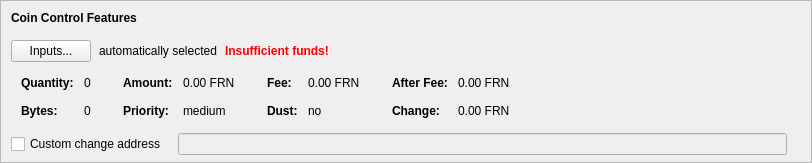
    <widget class="QFrame" name="frameCoinControl">
     <property name="sizePolicy">
      <sizepolicy hsizetype="Expanding" vsizetype="Expanding">
       <horstretch>0</horstretch>
       <verstretch>0</verstretch>
      </sizepolicy>
     </property>
     <property name="maximumSize">
      <size>
       <width>16777215</width>
       <height>16777215</height>
      </size>
     </property>
     <property name="frameShape">
      <enum>QFrame::StyledPanel</enum>
     </property>
     <property name="frameShadow">
      <enum>QFrame::Sunken</enum>
     </property>
     <layout class="QVBoxLayout" name="verticalLayoutCoinControl2">
      <property name="spacing">
       <number>0</number>
      </property>
      <property name="leftMargin">
       <number>0</number>
      </property>
      <property name="topMargin">
       <number>0</number>
      </property>
      <property name="rightMargin">
       <number>0</number>
      </property>
      <property name="bottomMargin">
       <number>6</number>
      </property>
      <item>
       <layout class="QVBoxLayout" name="verticalLayoutCoinControl" stretch="0,0,0,0,1">
        <property name="spacing">
         <number>0</number>
        </property>
        <property name="leftMargin">
         <number>10</number>
        </property>
        <property name="topMargin">
         <number>10</number>
        </property>
        <item>
         <layout class="QHBoxLayout" name="horizontalLayoutCoinControl1">
          <property name="bottomMargin">
           <number>15</number>
          </property>
          <item>
           <widget class="QLabel" name="labelCoinControlFeatures">
            <property name="sizePolicy">
             <sizepolicy hsizetype="Preferred" vsizetype="Maximum">
              <horstretch>0</horstretch>
              <verstretch>0</verstretch>
             </sizepolicy>
            </property>
            <property name="font">
             <font>
              <weight>75</weight>
              <bold>true</bold>
             </font>
            </property>
            <property name="styleSheet">
             <string notr="true">font-weight:bold;</string>
            </property>
            <property name="text">
             <string>Coin Control Features</string>
            </property>
           </widget>
          </item>
         </layout>
        </item>
        <item>
         <layout class="QHBoxLayout" name="horizontalLayoutCoinControl2" stretch="0,0,0,0">
          <property name="spacing">
           <number>8</number>
          </property>
          <property name="bottomMargin">
           <number>10</number>
          </property>
          <item>
           <widget class="QPushButton" name="pushButtonCoinControl">
            <property name="styleSheet">
             <string notr="true"/>
            </property>
            <property name="text">
             <string>Inputs...</string>
            </property>
            <property name="autoDefault">
             <bool>false</bool>
            </property>
           </widget>
          </item>
          <item>
           <widget class="QLabel" name="labelCoinControlAutomaticallySelected">
            <property name="text">
             <string>automatically selected</string>
            </property>
            <property name="margin">
             <number>5</number>
            </property>
           </widget>
          </item>
          <item>
           <widget class="QLabel" name="labelCoinControlInsuffFunds">
            <property name="font">
             <font>
              <weight>75</weight>
              <bold>true</bold>
             </font>
            </property>
            <property name="styleSheet">
             <string notr="true">color:red;font-weight:bold;</string>
            </property>
            <property name="text">
             <string>Insufficient funds!</string>
            </property>
            <property name="margin">
             <number>5</number>
            </property>
           </widget>
          </item>
          <item>
           <spacer name="horizontalSpacerCoinControl">
            <property name="orientation">
             <enum>Qt::Horizontal</enum>
            </property>
            <property name="sizeHint" stdset="0">
             <size>
              <width>40</width>
              <height>1</height>
             </size>
            </property>
           </spacer>
          </item>
         </layout>
        </item>
        <item>
         <widget class="QWidget" name="widgetCoinControl" native="true">
          <property name="sizePolicy">
           <sizepolicy hsizetype="Preferred" vsizetype="Preferred">
            <horstretch>0</horstretch>
            <verstretch>0</verstretch>
           </sizepolicy>
          </property>
          <property name="minimumSize">
           <size>
            <width>0</width>
            <height>0</height>
           </size>
          </property>
          <property name="styleSheet">
           <string notr="true"/>
          </property>
          <layout class="QHBoxLayout" name="horizontalLayoutCoinControl5">
           <property name="leftMargin">
            <number>0</number>
           </property>
           <property name="topMargin">
            <number>0</number>
           </property>
           <property name="rightMargin">
            <number>0</number>
           </property>
           <property name="bottomMargin">
            <number>0</number>
           </property>
           <item>
            <layout class="QHBoxLayout" name="horizontalLayoutCoinControl3" stretch="0,0,0,1">
             <property name="spacing">
              <number>20</number>
             </property>
             <property name="topMargin">
              <number>0</number>
             </property>
             <property name="bottomMargin">
              <number>10</number>
             </property>
             <item>
              <layout class="QFormLayout" name="formLayoutCoinControl1">
               <property name="horizontalSpacing">
                <number>10</number>
               </property>
               <property name="verticalSpacing">
                <number>14</number>
               </property>
               <property name="leftMargin">
                <number>10</number>
               </property>
               <property name="topMargin">
                <number>4</number>
               </property>
               <property name="rightMargin">
                <number>6</number>
               </property>
               <item row="0" column="0">
                <widget class="QLabel" name="labelCoinControlQuantityText">
                 <property name="font">
                  <font>
                   <weight>75</weight>
                   <bold>true</bold>
                  </font>
                 </property>
                 <property name="text">
                  <string>Quantity:</string>
                 </property>
                 <property name="margin">
                  <number>0</number>
                 </property>
                </widget>
               </item>
               <item row="0" column="1">
                <widget class="QLabel" name="labelCoinControlQuantity">
                 <property name="cursor">
                  <cursorShape>IBeamCursor</cursorShape>
                 </property>
                 <property name="contextMenuPolicy">
                  <enum>Qt::ActionsContextMenu</enum>
                 </property>
                 <property name="text">
                  <string notr="true">0</string>
                 </property>
                 <property name="margin">
                  <number>0</number>
                 </property>
                 <property name="textInteractionFlags">
                  <set>Qt::LinksAccessibleByMouse|Qt::TextSelectableByKeyboard|Qt::TextSelectableByMouse</set>
                 </property>
                </widget>
               </item>
               <item row="1" column="0">
                <widget class="QLabel" name="labelCoinControlBytesText">
                 <property name="font">
                  <font>
                   <weight>75</weight>
                   <bold>true</bold>
                  </font>
                 </property>
                 <property name="text">
                  <string>Bytes:</string>
                 </property>
                </widget>
               </item>
               <item row="1" column="1">
                <widget class="QLabel" name="labelCoinControlBytes">
                 <property name="cursor">
                  <cursorShape>IBeamCursor</cursorShape>
                 </property>
                 <property name="contextMenuPolicy">
                  <enum>Qt::ActionsContextMenu</enum>
                 </property>
                 <property name="text">
                  <string notr="true">0</string>
                 </property>
                 <property name="textInteractionFlags">
                  <set>Qt::LinksAccessibleByMouse|Qt::TextSelectableByKeyboard|Qt::TextSelectableByMouse</set>
                 </property>
                </widget>
               </item>
              </layout>
             </item>
             <item>
              <layout class="QFormLayout" name="formLayoutCoinControl2">
               <property name="horizontalSpacing">
                <number>10</number>
               </property>
               <property name="verticalSpacing">
                <number>14</number>
               </property>
               <property name="leftMargin">
                <number>6</number>
               </property>
               <property name="topMargin">
                <number>4</number>
               </property>
               <property name="rightMargin">
                <number>6</number>
               </property>
               <item row="0" column="0">
                <widget class="QLabel" name="labelCoinControlAmountText">
                 <property name="font">
                  <font>
                   <weight>75</weight>
                   <bold>true</bold>
                  </font>
                 </property>
                 <property name="text">
                  <string>Amount:</string>
                 </property>
                 <property name="margin">
                  <number>0</number>
                 </property>
                </widget>
               </item>
               <item row="0" column="1">
                <widget class="QLabel" name="labelCoinControlAmount">
                 <property name="cursor">
                  <cursorShape>IBeamCursor</cursorShape>
                 </property>
                 <property name="contextMenuPolicy">
                  <enum>Qt::ActionsContextMenu</enum>
                 </property>
                 <property name="text">
                  <string notr="true">0.00 FRN</string>
                 </property>
                 <property name="textInteractionFlags">
                  <set>Qt::LinksAccessibleByMouse|Qt::TextSelectableByKeyboard|Qt::TextSelectableByMouse</set>
                 </property>
                </widget>
               </item>
               <item row="1" column="0">
                <widget class="QLabel" name="labelCoinControlPriorityText">
                 <property name="font">
                  <font>
                   <weight>75</weight>
                   <bold>true</bold>
                  </font>
                 </property>
                 <property name="text">
                  <string>Priority:</string>
                 </property>
                </widget>
               </item>
               <item row="1" column="1">
                <widget class="QLabel" name="labelCoinControlPriority">
                 <property name="cursor">
                  <cursorShape>IBeamCursor</cursorShape>
                 </property>
                 <property name="contextMenuPolicy">
                  <enum>Qt::ActionsContextMenu</enum>
                 </property>
                 <property name="text">
                  <string notr="true">medium</string>
                 </property>
                 <property name="textInteractionFlags">
                  <set>Qt::LinksAccessibleByMouse|Qt::TextSelectableByKeyboard|Qt::TextSelectableByMouse</set>
                 </property>
                </widget>
               </item>
              </layout>
             </item>
             <item>
              <layout class="QFormLayout" name="formLayoutCoinControl3">
               <property name="horizontalSpacing">
                <number>10</number>
               </property>
               <property name="verticalSpacing">
                <number>14</number>
               </property>
               <property name="leftMargin">
                <number>6</number>
               </property>
               <property name="topMargin">
                <number>4</number>
               </property>
               <property name="rightMargin">
                <number>6</number>
               </property>
               <item row="0" column="0">
                <widget class="QLabel" name="labelCoinControlFeeText">
                 <property name="font">
                  <font>
                   <weight>75</weight>
                   <bold>true</bold>
                  </font>
                 </property>
                 <property name="text">
                  <string>Fee:</string>
                 </property>
                 <property name="margin">
                  <number>0</number>
                 </property>
                </widget>
               </item>
               <item row="0" column="1">
                <widget class="QLabel" name="labelCoinControlFee">
                 <property name="cursor">
                  <cursorShape>IBeamCursor</cursorShape>
                 </property>
                 <property name="contextMenuPolicy">
                  <enum>Qt::ActionsContextMenu</enum>
                 </property>
                 <property name="text">
                  <string notr="true">0.00 FRN</string>
                 </property>
                 <property name="textInteractionFlags">
                  <set>Qt::LinksAccessibleByMouse|Qt::TextSelectableByKeyboard|Qt::TextSelectableByMouse</set>
                 </property>
                </widget>
               </item>
               <item row="1" column="0">
                <widget class="QLabel" name="labelCoinControlLowOutputText">
                 <property name="font">
                  <font>
                   <weight>75</weight>
                   <bold>true</bold>
                  </font>
                 </property>
                 <property name="text">
                  <string>Dust:</string>
                 </property>
                </widget>
               </item>
               <item row="1" column="1">
                <widget class="QLabel" name="labelCoinControlLowOutput">
                 <property name="cursor">
                  <cursorShape>IBeamCursor</cursorShape>
                 </property>
                 <property name="contextMenuPolicy">
                  <enum>Qt::ActionsContextMenu</enum>
                 </property>
                 <property name="text">
                  <string notr="true">no</string>
                 </property>
                 <property name="textInteractionFlags">
                  <set>Qt::LinksAccessibleByMouse|Qt::TextSelectableByKeyboard|Qt::TextSelectableByMouse</set>
                 </property>
                </widget>
               </item>
              </layout>
             </item>
             <item>
              <layout class="QFormLayout" name="formLayoutCoinControl4">
               <property name="horizontalSpacing">
                <number>10</number>
               </property>
               <property name="verticalSpacing">
                <number>14</number>
               </property>
               <property name="leftMargin">
                <number>6</number>
               </property>
               <property name="topMargin">
                <number>4</number>
               </property>
               <property name="rightMargin">
                <number>6</number>
               </property>
               <item row="0" column="0">
                <widget class="QLabel" name="labelCoinControlAfterFeeText">
                 <property name="font">
                  <font>
                   <weight>75</weight>
                   <bold>true</bold>
                  </font>
                 </property>
                 <property name="text">
                  <string>After Fee:</string>
                 </property>
                 <property name="margin">
                  <number>0</number>
                 </property>
                </widget>
               </item>
               <item row="0" column="1">
                <widget class="QLabel" name="labelCoinControlAfterFee">
                 <property name="cursor">
                  <cursorShape>IBeamCursor</cursorShape>
                 </property>
                 <property name="contextMenuPolicy">
                  <enum>Qt::ActionsContextMenu</enum>
                 </property>
                 <property name="text">
                  <string notr="true">0.00 FRN</string>
                 </property>
                 <property name="textInteractionFlags">
                  <set>Qt::LinksAccessibleByMouse|Qt::TextSelectableByKeyboard|Qt::TextSelectableByMouse</set>
                 </property>
                </widget>
               </item>
               <item row="1" column="0">
                <widget class="QLabel" name="labelCoinControlChangeText">
                 <property name="font">
                  <font>
                   <weight>75</weight>
                   <bold>true</bold>
                  </font>
                 </property>
                 <property name="text">
                  <string>Change:</string>
                 </property>
                </widget>
               </item>
               <item row="1" column="1">
                <widget class="QLabel" name="labelCoinControlChange">
                 <property name="cursor">
                  <cursorShape>IBeamCursor</cursorShape>
                 </property>
                 <property name="contextMenuPolicy">
                  <enum>Qt::ActionsContextMenu</enum>
                 </property>
                 <property name="text">
                  <string notr="true">0.00 FRN</string>
                 </property>
                 <property name="textInteractionFlags">
                  <set>Qt::LinksAccessibleByMouse|Qt::TextSelectableByKeyboard|Qt::TextSelectableByMouse</set>
                 </property>
                </widget>
               </item>
              </layout>
             </item>
            </layout>
           </item>
          </layout>
         </widget>
        </item>
        <item>
         <layout class="QHBoxLayout" name="horizontalLayoutCoinControl4" stretch="0,0,0">
          <property name="spacing">
           <number>12</number>
          </property>
          <property name="sizeConstraint">
           <enum>QLayout::SetDefaultConstraint</enum>
          </property>
          <property name="topMargin">
           <number>5</number>
          </property>
          <property name="rightMargin">
           <number>5</number>
          </property>
          <item>
           <widget class="QCheckBox" name="checkBoxCoinControlChange">
            <property name="toolTip">
             <string>If this is activated, but the change address is empty or invalid, change will be sent to a newly generated address.</string>
            </property>
            <property name="text">
             <string>Custom change address</string>
            </property>
           </widget>
          </item>
          <item>
           <widget class="QValidatedLineEdit" name="lineEditCoinControlChange">
            <property name="enabled">
             <bool>false</bool>
            </property>
            <property name="sizePolicy">
             <sizepolicy hsizetype="Expanding" vsizetype="Fixed">
              <horstretch>0</horstretch>
              <verstretch>0</verstretch>
             </sizepolicy>
            </property>
           </widget>
          </item>
          <item>
           <widget class="QLabel" name="labelCoinControlChangeLabel">
            <property name="sizePolicy">
             <sizepolicy hsizetype="Preferred" vsizetype="Expanding">
              <horstretch>0</horstretch>
              <verstretch>0</verstretch>
             </sizepolicy>
            </property>
            <property name="minimumSize">
             <size>
              <width>0</width>
              <height>0</height>
             </size>
            </property>
            <property name="text">
             <string/>
            </property>
            <property name="margin">
             <number>3</number>
            </property>
           </widget>
          </item>
         </layout>
        </item>
        <item>
         <spacer name="verticalSpacerCoinControl">
          <property name="orientation">
           <enum>Qt::Vertical</enum>
          </property>
          <property name="sizeHint" stdset="0">
           <size>
            <width>800</width>
            <height>1</height>
           </size>
          </property>
         </spacer>
        </item>
       </layout>
      </item>
     </layout>
    </widget>
